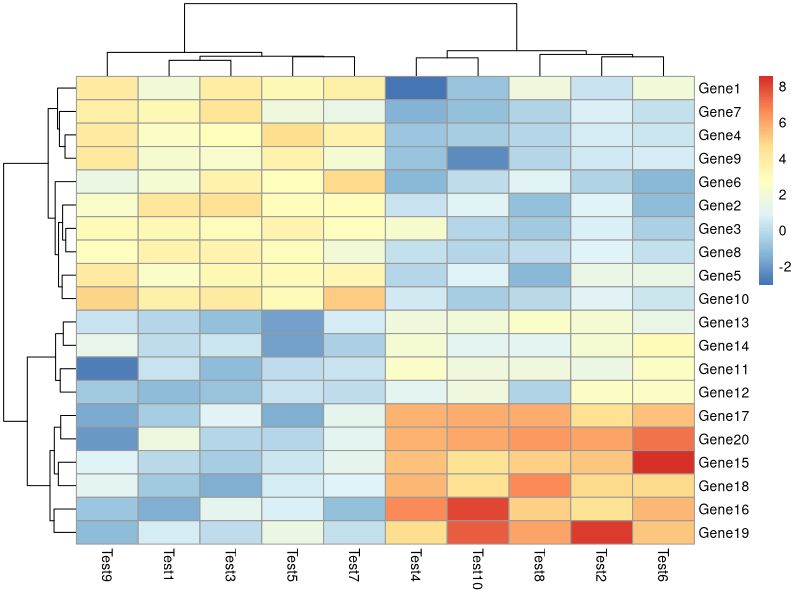
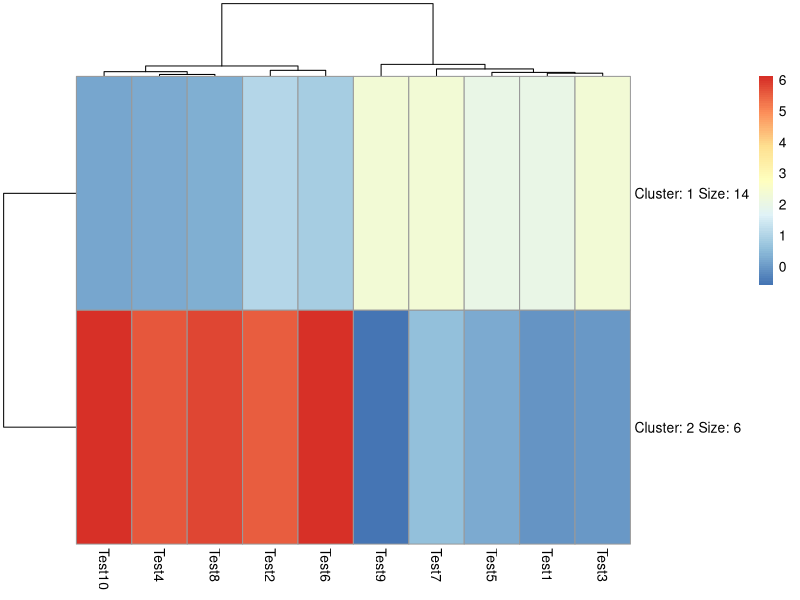
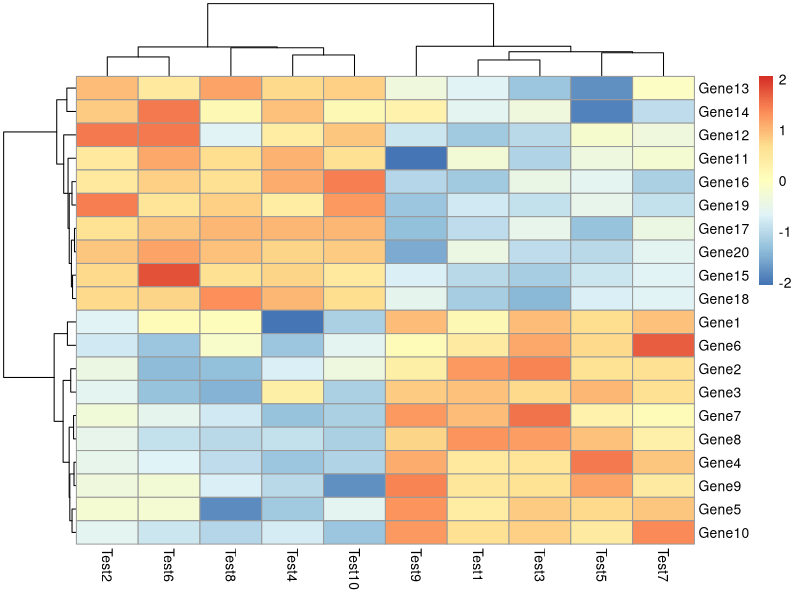
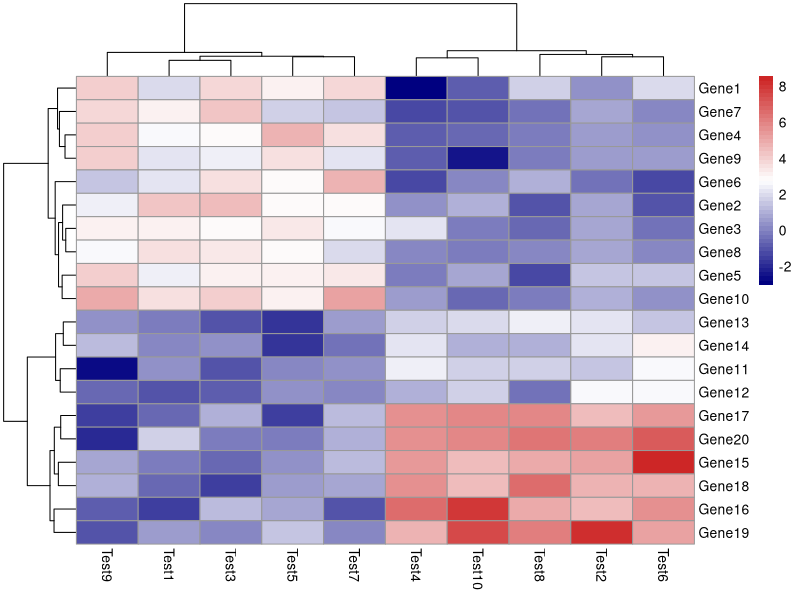
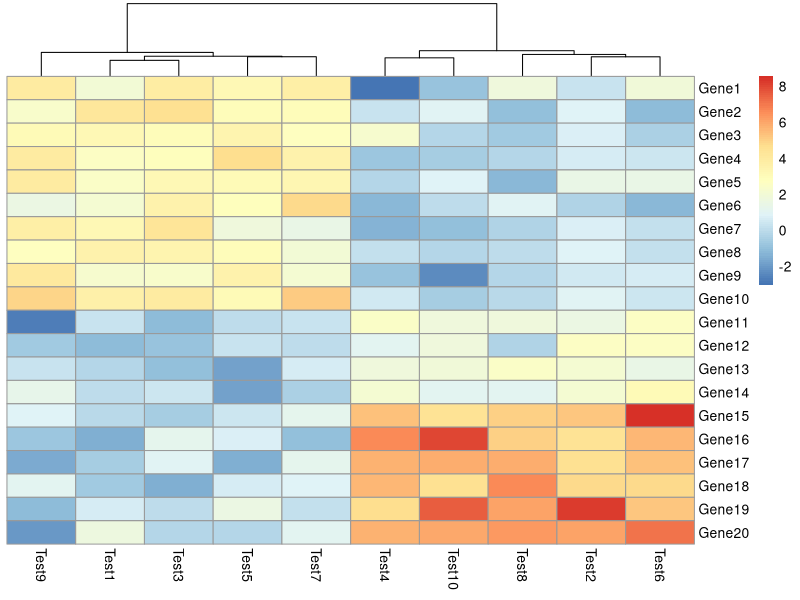
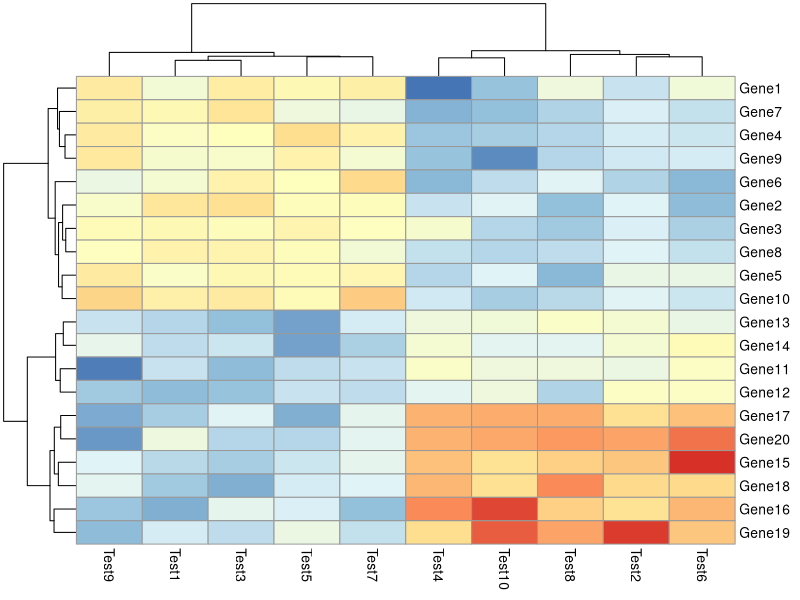
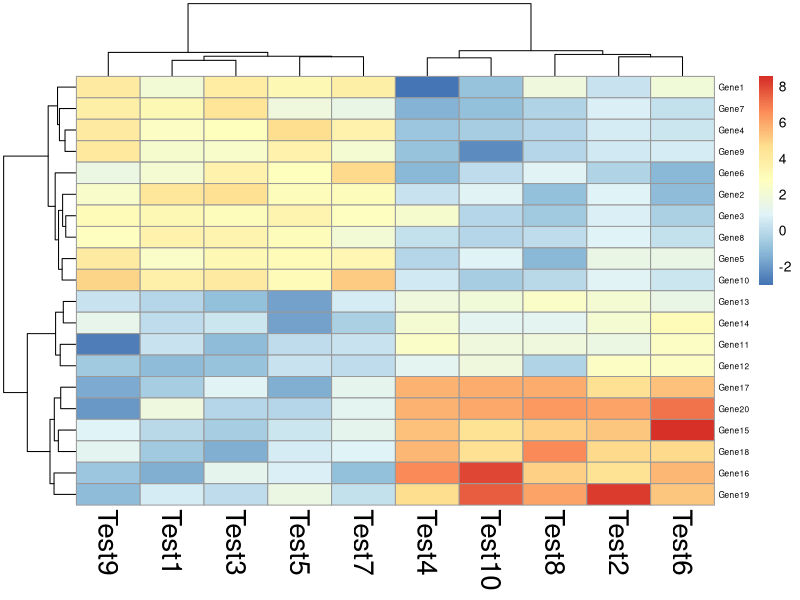
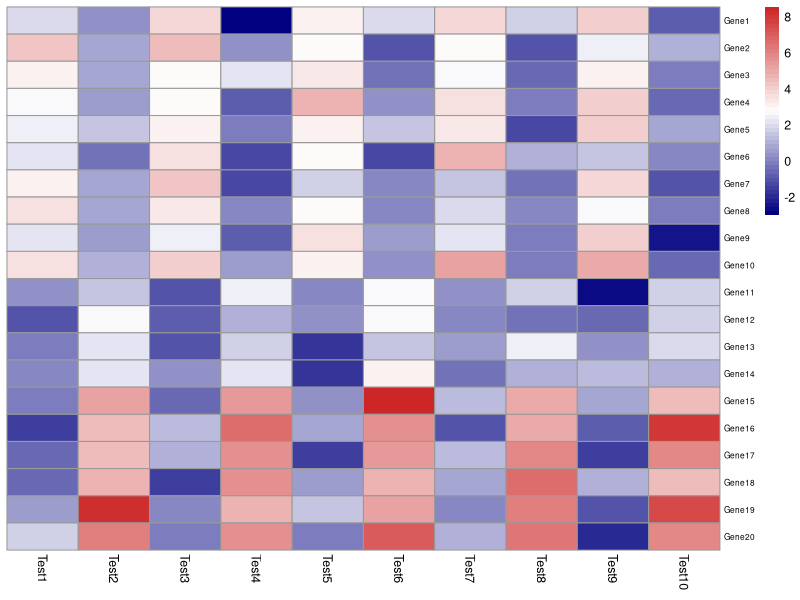

Write the R code that produced these figures, in order.
## ---- chunk 1
# Create test matrix
test = matrix(rnorm(200), 20, 10)
test[1:10, seq(1, 10, 2)] = test[1:10, seq(1, 10, 2)] + 3
test[11:20, seq(2, 10, 2)] = test[11:20, seq(2, 10, 2)] + 2
test[15:20, seq(2, 10, 2)] = test[15:20, seq(2, 10, 2)] + 4
colnames(test) = paste("Test", 1:10, sep = "")
rownames(test) = paste("Gene", 1:20, sep = "")

library(pheatmap)
pheatmap(test)
pheatmap(test, kmeans_k = 2)
pheatmap(test, scale = "row", clustering_distance_rows = "correlation")
pheatmap(test, color = colorRampPalette(c("navy", "white", "firebrick3"))(50))
pheatmap(test, cluster_row = FALSE)
pheatmap(test, legend = FALSE)
pheatmap(test,fontsize_col =20, fontsize_row=6) #调整col和row的字体大小
pheatmap(test, color = colorRampPalette(c("navy", "white", "firebrick3"))(50),fontsize = 9,fontsize_row = 6, cluster_rows = FALSE,cluster_cols = FALSE)

# Show text within cells
pheatmap(test, display_numbers = TRUE)
pheatmap(test, display_numbers = TRUE, number_format = "%.1e")
pheatmap(test, display_numbers = matrix(ifelse(test > 5, "*", ""), nrow(test)))
pheatmap(test, display_numbers = matrix(ifelse(test < 2, "*", ""), nrow(test)))
pheatmap(test, cluster_row = FALSE, legend_breaks = -1:4, legend_labels = c("0","1e-4", "1e-3", "1e-2", "1e-1", "1"))

# Fix cell sizes and save to file with correct size
pheatmap(test, cellwidth = 15, cellheight = 12, main = "Example heatmap")
pheatmap(test, cellwidth = 15, cellheight = 12, fontsize = 8, filename = "test.pdf")

# Generate annotations for rows and columns
annotation_col = data.frame(
  CellType = factor(rep(c("CT1", "CT2"), 5)),
  Time = 1:5
)
rownames(annotation_col) = paste("Test", 1:10, sep = "")
annotation_row = data.frame(
  GeneClass = factor(rep(c("Path1", "Path2", "Path3"), c(10, 4, 6)))
)
rownames(annotation_row) = paste("Gene", 1:20, sep = "")

# Display row and color annotations
pheatmap(test, annotation_col = annotation_col)
pheatmap(test, annotation_col = annotation_col, annotation_legend = FALSE)
pheatmap(test, annotation_col = annotation_col, annotation_row = annotation_row)

# Specify colors
ann_colors = list(
Time = c("white", "firebrick"),
CellType = c(CT1 = "#1B9E77", CT2 = "#D95F02"),
GeneClass = c(Path1 = "#7570B3", Path2 = "#E7298A", Path3 = "#66A61E")
)
pheatmap(test, annotation_col = annotation_col, annotation_colors = ann_colors, main = "Title")
pheatmap(test, annotation_col = annotation_col, annotation_row = annotation_row,
annotation_colors = ann_colors)
pheatmap(test, annotation_col = annotation_col, annotation_colors = ann_colors[2])

# Gaps in heatmaps
pheatmap(test, annotation_col = annotation_col, cluster_rows = FALSE, gaps_row = c(10, 14))
pheatmap(test, annotation_col = annotation_col, cluster_rows = FALSE, gaps_row = c(10, 14),
cutree_col = 2)

# Show custom strings as row/col names
labels_row = c("", "", "", "", "", "", "", "", "", "", "", "", "", "", "",
"", "", "Il10", "Il15", "Il1b")
pheatmap(test, annotation_col = annotation_col, labels_row = labels_row)

# Specifying clustering from distance matrix
drows = dist(test, method = "minkowski")
dcols = dist(t(test), method = "minkowski")
pheatmap(test, clustering_distance_rows = drows, clustering_distance_cols = dcols)

## ---- chunk 2
#awk -v OFS='\t' '{print $1,$2,$12,$12"-"$1}' bidirectional_addgenname.txt > bidirection.name


